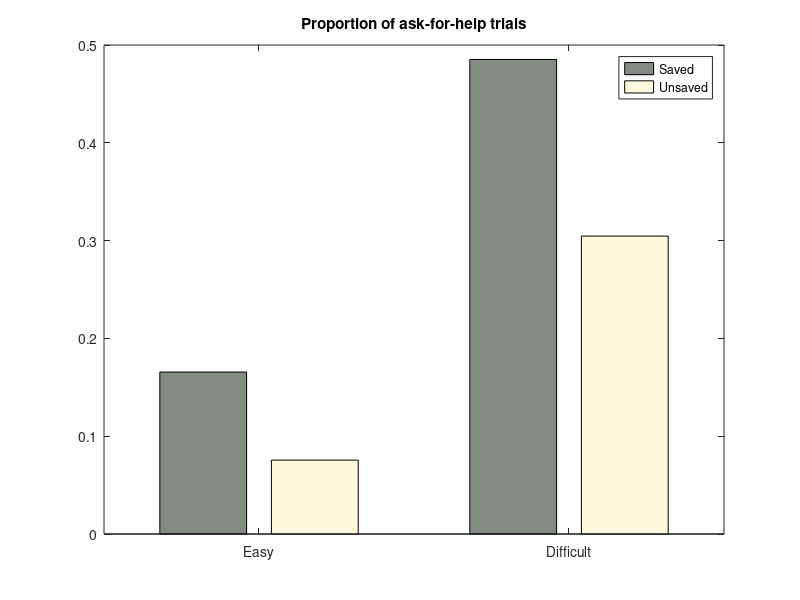

Reproduce this figure in MATLAB. (Note: this script raises an error after producing the figure.)
clear;
clc;

% load data and model predictions for Experiment 1

load stat_negative_2C_2Phinto_Exp1 % parameters in the winning model
load modelfit_data_ChoiceAndRecall_Exp1 % data of choice and recall performance
load prec_Exp1 % predicted memory strength in the winning model
load recData_Exp1 % overall recall performance
load askPropData_Exp1 % overall ask-for-help proportions

%% Predict ask proportion

for i=1:ntrial
   ask_predict(i) = prec(i) < stats.mean.C(sub(i),condition(i));
end

for i=1:nsubj
    for j=1:4
       askProp_predict_sub(i,j)=mean(ask_predict(sub==i & condition==j)); 
    end
end

%% Predict recall performance

for i=1:ntrial
    if (condition(i)==1 || condition(i)==3) && ask_predict(i)==1
        rec_predict(i) = prec(i) + stats.mean.U_hint_obj(sub(i),(condition(i)+1)/2);
        if rec_predict(i)>1
           rec_predict(i)=1; 
        end
    else
        rec_predict(i) = prec(i);
    end
end

for i=1:nsubj
    for j=1:4
       recProp_predict_sub(i,j)=mean(rec_predict(sub==i & condition==j)); 
    end
end

for i=1:nsubj
    for j=1:4
       recProp_ask_predict_sub(i,j)=mean(rec_predict(sub==i & condition==j & ask_predict'==1)); 
       recProp_answer_predict_sub(i,j)=mean(rec_predict(sub==i & condition==j & ask_predict'==0)); 
    end
end

%% Draw bar graph for ask-for-help proportion 

ctrs = 1:size(askPropDataMean,1);
data = askPropDataMean;
figure(1);
hBar = bar(ctrs, data);

set(hBar(1),'FaceColor',[131/255 139/255 131/255]);
set(hBar(2),'FaceColor',[1 248/255 220/255]);

title('Proportion of ask-for-help trials');

xlabel=cell(1,size(askPropDataMean,1));
xlabel{1}='Easy';
xlabel{2}='Difficult';
set(gca,'xticklabel', xlabel) ;

legends=cell(1,size(askPropDataMean,2));
legends{1}='Saved';
legends{2}='Unsaved';
legend(hBar,legends);

ctr = [];
ydt = [];

for k1 = 1:size(askPropDataMean,2)
    ctr(k1,:) = bsxfun(@plus, hBar(1).XData, [hBar(k1).XOffset]');
    ydt(k1,:) = hBar(k1).YData;
end
hold on
e=errorbar(ctr, ydt, zeros(size(ydt)), askPropDataSE', '.k');
for i=1:size(askPropDataMean,1)
    e(i).LineWidth=2;
end

pre_askprop=nanmean(askProp_predict_sub);
pre_askprop_se=nanstd(askProp_predict_sub)./sqrt(sum(1-isnan(askProp_predict_sub)));
pre_askprop=[pre_askprop(1) pre_askprop(2); pre_askprop(3) pre_askprop(4)];
pre_askprop_se=[pre_askprop_se(1) pre_askprop_se(2); pre_askprop_se(3) pre_askprop_se(4)];

pre_points_askprop = plot(ctr+0.05,pre_askprop','r.','MarkerSize',35);
e_pre=errorbar(ctr+0.05, pre_askprop', pre_askprop_se', pre_askprop_se', '.r');
for i=1:size(askPropDataMean,1)
    e_pre(i).LineWidth=2;
end

set(findall(gcf,'-property','FontSize'),'FontSize',24)
set(findall(gcf,'-property','FontWeight'),'FontWeight','bold')

%% Draw bar graph for overall recall performance

ctrs = 1:size(recCombineDataMean,1);
data = recCombineDataMean;
figure(2);
hBar = bar(ctrs, data);

set(hBar(1),'FaceColor',[0 0 205/255]);
set(hBar(2),'FaceColor',[135/255 206/255 250/255]);

title('Recall performance');

xlabel=cell(1,size(recCombineDataMean,1));
xlabel{1}='Easy-Save';
xlabel{2}='Easy-Unsave';
xlabel{3}='Difficult-Save';
xlabel{4}='Difficult-Unsave';
set(gca,'xticklabel', xlabel) ;

legends=cell(1,size(recCombineDataMean,2));
legends{1}='Free Choice';
legends{2}='Forced Recall';
legend(hBar,legends);

ctr = [];
ydt = [];

for k1 = 1:size(recCombineDataMean,2)
    ctr(k1,:) = bsxfun(@plus, hBar(1).XData, [hBar(k1).XOffset]');
    ydt(k1,:) = hBar(k1).YData;
end
hold on
e=errorbar(ctr, ydt, zeros(size(ydt)), recCombineDataSE', '.k');
for i=1:size(recCombineDataMean,1)
    e(i).LineWidth=2;
end

pre_rec=nanmean(recProp_predict_sub);
pre_rec=[[pre_rec(1);pre_rec(2);pre_rec(3);pre_rec(4)] recCombineDataMean(:,2)];
pre_rec_se=nanstd(recProp_predict_sub)./sqrt(sum(1-isnan(recProp_predict_sub)));
pre_rec_se=[[pre_rec_se(1);pre_rec_se(2);pre_rec_se(3);pre_rec_se(4)] recCombineDataSE(:,2)];

pre_points_rec = plot(ctr+0.05,pre_rec','r.','MarkerSize',35);
e_pre=errorbar(ctr+0.05, pre_rec', pre_rec_se', pre_rec_se', '.r');
for i=1:size(recCombineDataMean,1)
    e_pre(i).LineWidth=2;
end

set(findall(gcf,'-property','FontSize'),'FontSize',24)
set(findall(gcf,'-property','FontWeight'),'FontWeight','bold')

%% Draw bar graph for recall performance in the free-choice test

ctrs = 1:size(recDataMean,1);
data = recDataMean(:,1:2);
figure(3);
hBar = bar(ctrs, data);

set(hBar(1),'FaceColor',[0 100/255 0]);
set(hBar(2),'FaceColor',[0 1 0.5]);

title('Recall performance');

xlabel=cell(1,size(recDataMean,1));
xlabel{1}='Easy-Save';
xlabel{2}='Easy-Unsave';
xlabel{3}='Difficult-Save';
xlabel{4}='Difficult-Unsave';
set(gca,'xticklabel', xlabel) ;

legends=cell(1,2);
legends{1}='Ask';
legends{2}='Answer';
legend(hBar,legends);

ctr = [];
ydt = [];

for k1 = 1:2
    ctr(k1,:) = bsxfun(@plus, hBar(1).XData, [hBar(k1).XOffset]');
    ydt(k1,:) = hBar(k1).YData;
end
hold on
e=errorbar(ctr, ydt, zeros(size(ydt)), recDataSE(:,1:2)', '.k');
for i=1:size(recDataMean,1)
    e(i).LineWidth=2;
end

mean_rec_ask_predict = nanmean(recProp_ask_predict_sub);
se_rec_ask_predict = nanstd(recProp_ask_predict_sub)./sqrt(sum(1-isnan(recProp_ask_predict_sub)));
mean_rec_answer_predict = nanmean(recProp_answer_predict_sub);
se_rec_answer_predict = nanstd(recProp_answer_predict_sub)./sqrt(sum(1-isnan(recProp_answer_predict_sub)));

pre_rec=[[mean_rec_ask_predict(1) mean_rec_answer_predict(1);mean_rec_ask_predict(2) mean_rec_answer_predict(2);...
    mean_rec_ask_predict(3) mean_rec_answer_predict(3);mean_rec_ask_predict(4) mean_rec_answer_predict(4)]];

pre_rec_se=[[se_rec_ask_predict(1) se_rec_answer_predict(1);se_rec_ask_predict(2) se_rec_answer_predict(2);...
    se_rec_ask_predict(3) se_rec_answer_predict(3);se_rec_ask_predict(4) se_rec_answer_predict(4)]];

pre_points_rec = plot(ctr+0.05,pre_rec','r.','MarkerSize',35);
e_pre=errorbar(ctr+0.05, pre_rec', pre_rec_se', pre_rec_se', '.r');
for i=1:size(recDataMean,1)
    e_pre(i).LineWidth=2;
end

set(findall(gcf,'-property','FontSize'),'FontSize',24)
set(findall(gcf,'-property','FontWeight'),'FontWeight','bold')

